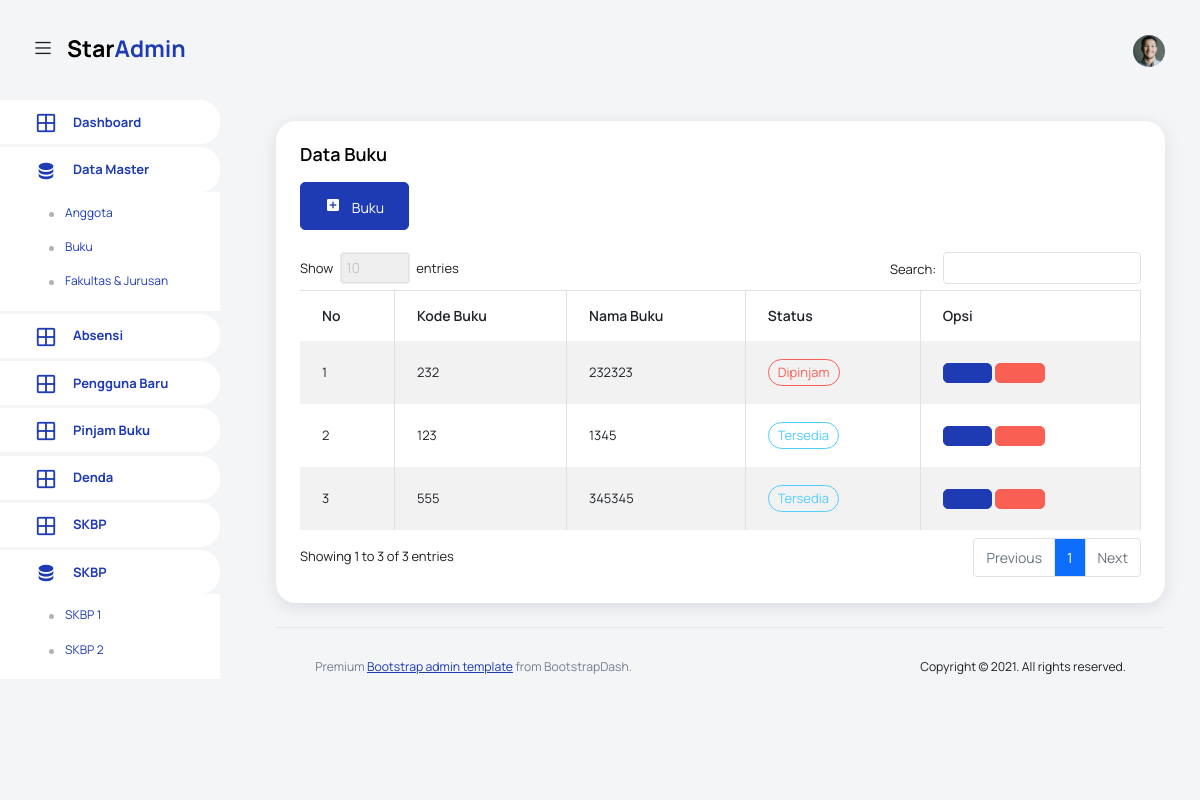
The page /pages/buku/index.php on the database as committed earlier.
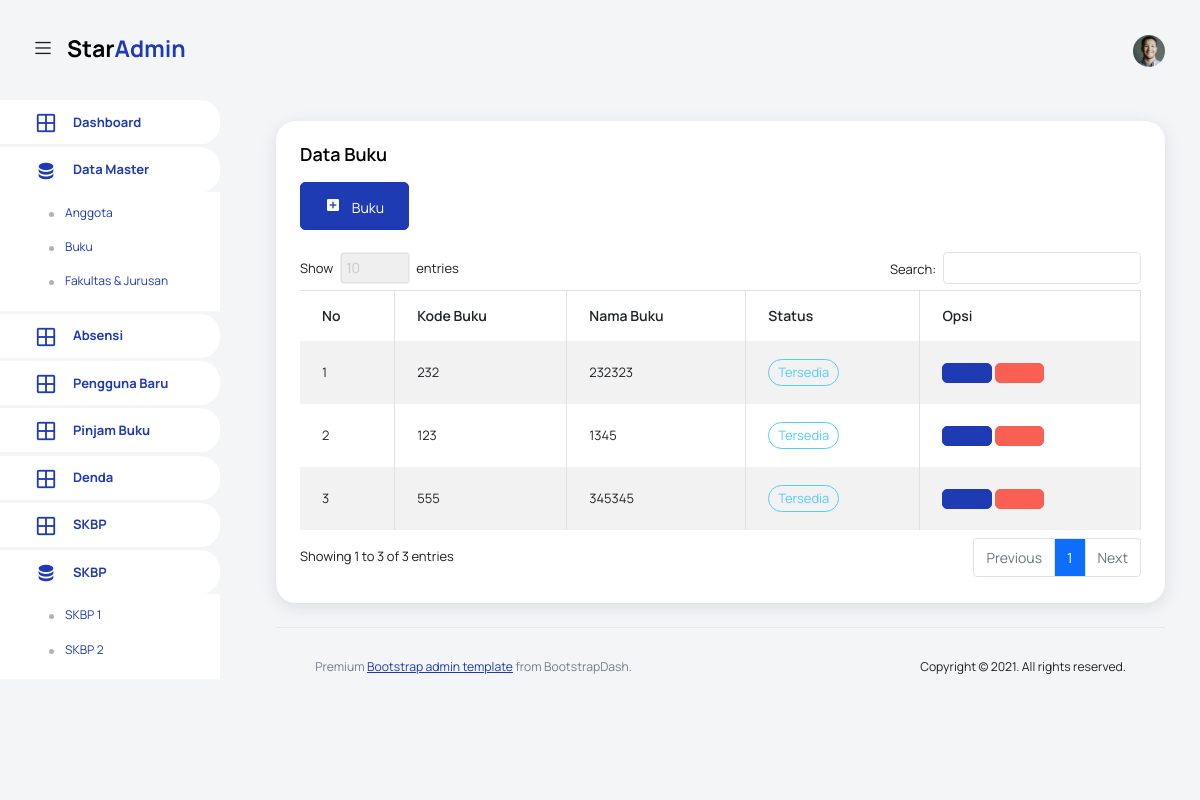
The same page on the database as committed later.
### tables this page shows
CREATE TABLE `buku` (
  `id` int(11) NOT NULL,
  `code` varchar(12) NOT NULL,
  `jdl_buku` varchar(80) NOT NULL,
  `status` varchar(4) NOT NULL,
  `img_bk` varchar(40) DEFAULT NULL,
  `created` timestamp NOT NULL DEFAULT current_timestamp() ON UPDATE current_timestamp()
);

### config/function-buku.php (the view, shortened to what this page needs)
<?php
function list_buku(){
    include 'koneksi.php';
    $sql = "SELECT * FROM `buku`";
    $result = $conn->query($sql);
    $i = 0;
    while ($row = $result->fetch_assoc()) {
        $i++;
        echo "<tr>
            <td>" . $i . "</td>
            <td>" . $row['code'] . "</td>
            <td>" . $row['jdl_buku'] . "</td>
            <td>
            ";
            if ($row['status'] == '0') {
                echo "<label class='badge badge-danger'>Dipinjam</label>";
            }else{
                echo "<label class='badge badge-info'>Tersedia</label>";
            }
            echo "
            </td>
            <td>
                <button type='button' class='btn btn-primary btn-icon-text'onClick='editBuku" . $row['id'] . "()'><i class='ti-pencil'></i></button>
                <div class='modal fade' id='editBuku" . $row['id'] . "' tabindex='-1' role='dialog' aria-labelledby='editBukuLabel' aria-hidden='true'>
                                    <input type='hidden' id='idEdit' name='idEdit' value='". $row['id']."'>
                                        <input class='form-control' type='number' value='". $row['code']."' name='kodeEdit' id='kodeEdit'>
                                        <input class='form-control' type='text' value='" . $row['jdl_buku'] . "' name='namaEdit' id='namaEdit'>
                </div>
                    function editBuku" . $row['id'] . "(){
                        $('#editBuku" . $row['id'] . "').modal('show');
                <a href='index.php?hapus=".$row['id']."' type='submit' class='btn btn-danger btn-icon-text hapus_buku'><i class='ti-trash'></i></a>
            </td>
        </tr>";
    }
}
?>

### template/header.php (shortened to what this page needs)
<!DOCTYPE html>
<html lang="en">
<head>
  <link rel="stylesheet" href="../../vendors/feather/feather.css">
  <link rel="stylesheet" href="../../vendors/mdi/css/materialdesignicons.min.css">
  <link rel="stylesheet" href="../../vendors/ti-icons/css/themify-icons.css">
  <link rel="stylesheet" href="../../vendors/typicons/typicons.css">
  <link rel="stylesheet" href="../../vendors/simple-line-icons/css/simple-line-icons.css">
  <link rel="stylesheet" href="../../vendors/css/vendor.bundle.base.css">
  <link rel="stylesheet" href="../../vendors/datatables.net-bs4/dataTables.bootstrap4.css">
  <link rel="stylesheet" href="../../js/select.dataTables.min.css">
  <link rel="stylesheet" href="../../css/vertical-layout-light/style.css">
  <link href="https://cdn.jsdelivr.net/npm/select2@4.1.0-rc.0/dist/css/select2.min.css" rel="stylesheet" />
</head>
<body>
    <nav class="navbar default-layout col-lg-12 col-12 p-0 fixed-top d-flex align-items-top flex-row">
      <div class="text-center navbar-brand-wrapper d-flex align-items-center justify-content-start">
        <div class="me-3">
          <button class="navbar-toggler navbar-toggler align-self-center" type="button" data-bs-toggle="minimize">
            <span class="icon-menu"></span>
          </button>
        </div>
        <div>
          <a class="navbar-brand brand-logo" href="../dashboard/index.php">
            <img src="../../images/logo.svg" alt="logo" />
          </a>
        </div>
      </div>
      <div class="navbar-menu-wrapper d-flex align-items-top">
        <ul class="navbar-nav ms-auto">
          <li class="nav-item dropdown d-none d-lg-block user-dropdown">
            <a class="nav-link" id="UserDropdown" href="#" data-bs-toggle="dropdown" aria-expanded="false">
              <img class="img-xs rounded-circle" src="../../images/faces/face8.jpg" alt="Profile image"> </a>
          </li>
        </ul>
      </div>
    </nav>
    <div class="container-fluid page-body-wrapper">

### template/sidebar.php (shortened to what this page needs)
<nav class="sidebar sidebar-offcanvas" id="sidebar">
  <ul class="nav">
    <li class="nav-item">
      <a class="nav-link" href="../dashboard/index.php">
        <i class="mdi mdi-grid-large menu-icon"></i>
        <span class="menu-title">Dashboard</span>
      </a>
    </li>
    <li class="nav-item">
      <a class="nav-link" data-bs-toggle="collapse" href="#data-master" aria-expanded="false" aria-controls="data-master">
        <i class="menu-icon mdi mdi-database"></i>
        <span class="menu-title">Data Master</span>
      </a>
      <div class="collapse" id="data-master">
        <ul class="nav flex-column sub-menu">
          <li class="nav-item"> <a class="nav-link" href="../anggota/index.php">Anggota</a></li>
          <li class="nav-item"> <a class="nav-link" href="../buku/index.php">Buku</a></li>
          <li class="nav-item"> <a class="nav-link" href="../fakultas/index.php">Fakultas & Jurusan</a></li>
        </ul>
      </div>
    </li>
    <li class="nav-item">
      <a class="nav-link" href="../absensi/index.php">
        <i class="mdi mdi-grid-large menu-icon"></i>
        <span class="menu-title">Absensi</span>
      </a>
    </li>
    <li class="nav-item">
      <a class="nav-link" href="../pengguna_baru/index.php">
        <i class="mdi mdi-grid-large menu-icon"></i>
        <span class="menu-title">Pengguna Baru</span>
      </a>
    </li>
    <li class="nav-item">
      <a class="nav-link" href="../pinjam/index.php">
        <i class="mdi mdi-grid-large menu-icon"></i>
        <span class="menu-title">Pinjam Buku</span>
      </a>
    </li>
    <li class="nav-item">
      <a class="nav-link" href="../denda/index.php">
        <i class="mdi mdi-grid-large menu-icon"></i>
        <span class="menu-title">Denda</span>
      </a>
    </li>
    <li class="nav-item">
      <a class="nav-link" href="../skbp/index.php">
        <i class="mdi mdi-grid-large menu-icon"></i>
        <span class="menu-title">SKBP</span>
      </a>
    </li>
    <li class="nav-item">
      <a class="nav-link" data-bs-toggle="collapse" href="#data-skbp" aria-expanded="false" aria-controls="data-skbp">
        <i class="menu-icon mdi mdi-database"></i>
        <span class="menu-title">SKBP</span>
      </a>
      <div class="collapse" id="data-skbp">
        <ul class="nav flex-column sub-menu">
          <li class="nav-item"> <a class="nav-link" href="../skbp1/index.php">SKBP 1</a></li>
          <li class="nav-item"> <a class="nav-link" href="../skbp2/index.php">SKBP 2</a></li>
        </ul>
      </div>
    </li>
  </ul>
</nav>

### pages/buku/index.php (shortened to what this page needs)
<?php
include '../../template/header.php';
include '../../template/sidebar.php';
include '../../config/function-buku.php';
?>
<div class="main-panel">
  <div class="content-wrapper">
    <div class="row">
      <div class="col-sm-12 grid-margin stretch-card">
        <div class="card">
          <div class="card-body">
            <h4 class="card-title">Data Buku</h4>
            <a href="javascript:void(0)" class="btn btn-primary btn-icon-text btn-md mt-0" onClick="addBuku()">
            <i class="mdi mdi-plus-box btn-icon-prepend"></i> Buku </a>
            <br>
            <br>
            <div class="table-responsive">
              <table class="table table-striped table-bordered" id="example">
                <thead>
                  <tr>
                    <th>No</th>
                    <th>Kode Buku</th>
                    <th>Nama Buku</th>
                    <th>Status</th>
                    <th>Opsi</th>
                  </tr>
                </thead>
                <tbody>
                <?php list_buku(); ?>
                </tbody>
              </table>
            </div>
          </div>
        </div>
      </div>
    </div>
<?php
include '../../template/footer.php';
?>

### template/footer.php (shortened to what this page needs)
        <footer class="footer">
          <div class="d-sm-flex justify-content-center justify-content-sm-between">
            <span class="text-muted text-center text-sm-left d-block d-sm-inline-block">Premium <a href="https://www.bootstrapdash.com/" target="_blank">Bootstrap admin template</a> from BootstrapDash.</span>
            <span class="float-none float-sm-right d-block mt-1 mt-sm-0 text-center">Copyright © 2021. All rights reserved.</span>
          </div>
        </footer>
      </div>
    </div>
  </div>
</body>

Rows that differ between the two databases and show on the page:
changed buku (number 1 of 3 on the later page): status "Dipinjam" → "Tersedia"
